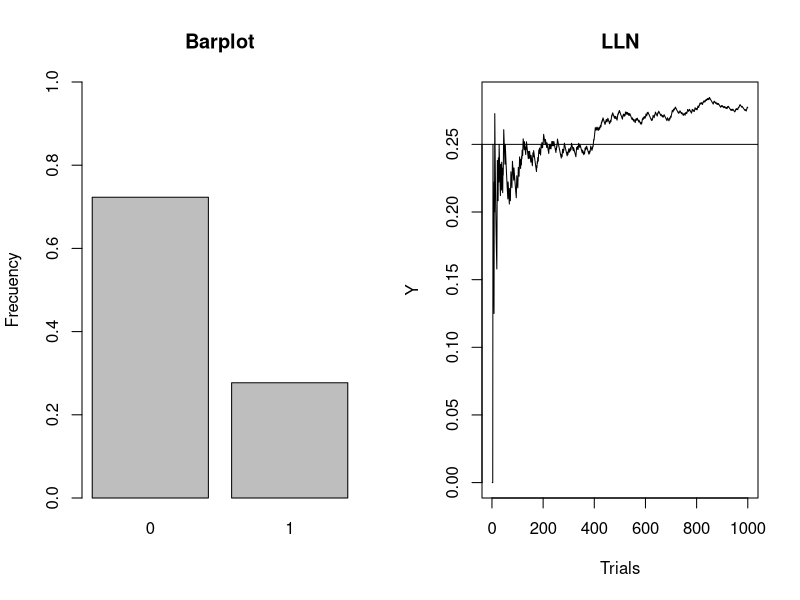

Here is the R script that generated this plot:
## ---- chunk 1
knitr::opts_chunk$set(echo = TRUE)
## ---- chunk 2
N <- 1000 # Number of realizations
p <- 0.25 # Parameter of the Bernouilli distribution
x <- rbinom(N, 1, p) # Binomial ~ Bin(n=1, p) == Bernouilli ~ Ber(p) 

par(mfrow = c(1, 2))
barplot(table(x)/N, ylim = c(0,1), ylab='Frecuency', main = 'Barplot')
plot(cumsum(x)/c(1:N), type = 'l', ylab = 'Y', xlab = 'Trials', main = 'LLN')
abline(h = p)

summary(x)
